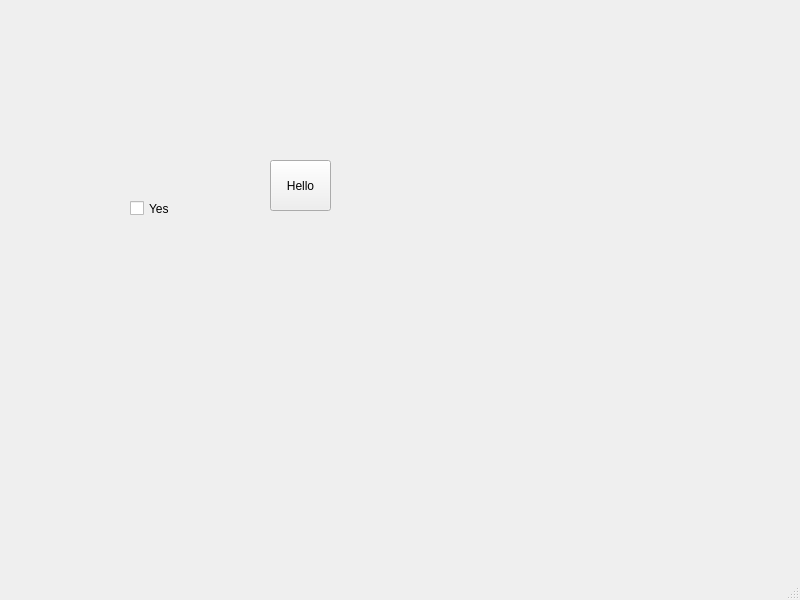
<?xml version="1.0" encoding="UTF-8"?>
<ui version="4.0">
 <class>MainWindow</class>
 <widget class="QMainWindow" name="MainWindow">
  <property name="geometry">
   <rect>
    <x>0</x>
    <y>0</y>
    <width>800</width>
    <height>600</height>
   </rect>
  </property>
  <property name="windowTitle">
   <string>MainWindow</string>
  </property>
  <widget class="QWidget" name="centralwidget">
   <widget class="QToolButton" name="toolButton">
    <property name="geometry">
     <rect>
      <x>270</x>
      <y>160</y>
      <width>61</width>
      <height>51</height>
     </rect>
    </property>
    <property name="text">
     <string>Hello</string>
    </property>
   </widget>
   <widget class="QCheckBox" name="checkBox">
    <property name="geometry">
     <rect>
      <x>130</x>
      <y>200</y>
      <width>70</width>
      <height>17</height>
     </rect>
    </property>
    <property name="text">
     <string>Yes</string>
    </property>
   </widget>
  </widget>
  <widget class="QMenuBar" name="menubar">
   <property name="geometry">
    <rect>
     <x>0</x>
     <y>0</y>
     <width>800</width>
     <height>21</height>
    </rect>
   </property>
  </widget>
  <widget class="QStatusBar" name="statusbar"/>
 </widget>
 <resources/>
 <connections/>
</ui>
